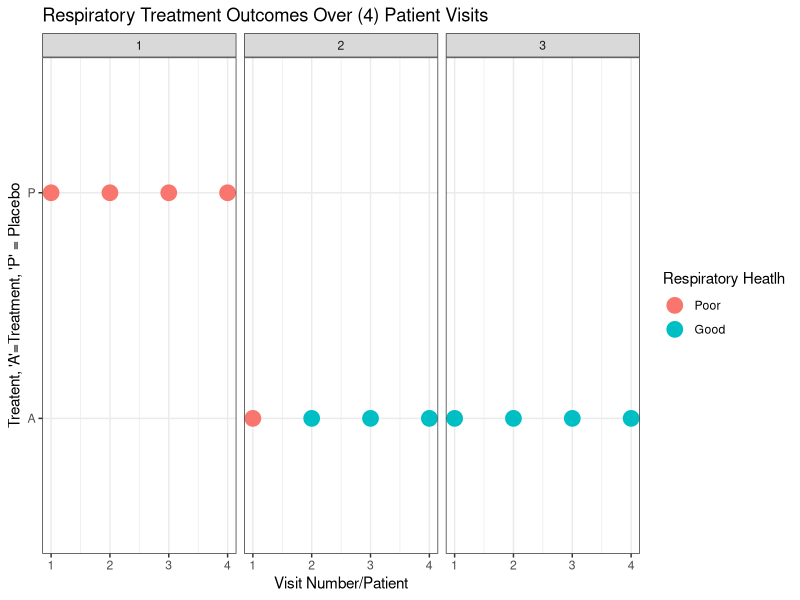

Source code (R):
## ---- chunk 1
# loading packages 
library(tidyverse)
library(knitr)
library(geepack)
library(lme4)   # For fitting linear mixed models
library(glmmTMB)  # For fitting GLMMs with different distributions


# Load Data
data(respiratory)

displayData <- respiratory[respiratory$id < 4,]
displayData <- displayData[displayData$center == 2,]

library(ggplot2)
ggplot(displayData, aes(x=visit, y=treat, color=factor(outcome))) +
  geom_point(size=5) +
  scale_x_continuous(breaks=c(1,2,3,4)) +
  scale_color_discrete("Respiratory Heatlh",labels=c("Poor","Good")) +
  facet_grid(.~id) +
  labs(x = "Visit Number/Patient", y = "Treatent, 'A'=Treatment, 'P' = Placebo",title = "Respiratory Treatment Outcomes Over (4) Patient Visits")+
  theme_bw()
## ---- chunk 2
# GLM Model
glm_example <- glm(outcome ~ center + treat + age + baseline + sex, data=respiratory,                
          family = binomial())

summary(glm_example)
## ---- chunk 3
# GLMM Model
glmm_example <- glmmTMB(outcome ~ center + treat + age + baseline + sex + (1 | id),
                 data = respiratory, family = binomial())

summary(glmm_example)

## ---- chunk 4
# GEE with independence correlation structure
gee_independence <- geeglm(outcome ~ center + treat + age + baseline + sex, data=respiratory, id=id, 
                  family = binomial(), corstr="independence")

# GEE with exchangeable correlation structure
gee_exchangeable <- geeglm(outcome ~ center + treat + age + baseline + sex, data=respiratory, id=id, 
                  family = binomial(), corstr="exchangeable")

# GEE with unstructured correlation structure
gee_unstructured <- geeglm(outcome ~ center + treat + age + baseline + sex, data=respiratory, id=id, 
                  family = binomial(), corstr="unstructured")

# GEE with Auto-Regressive Order 1 correlation structure
gee_ar1 <- geeglm(outcome ~ center + treat + age + baseline, data=respiratory, id=id, 
                  family = binomial(), corstr="ar1")  


# Displays table of QIC between all 4 different types of GEE models with different
# correlation structure
QIC(gee_independence, gee_exchangeable, gee_unstructured, gee_ar1)
